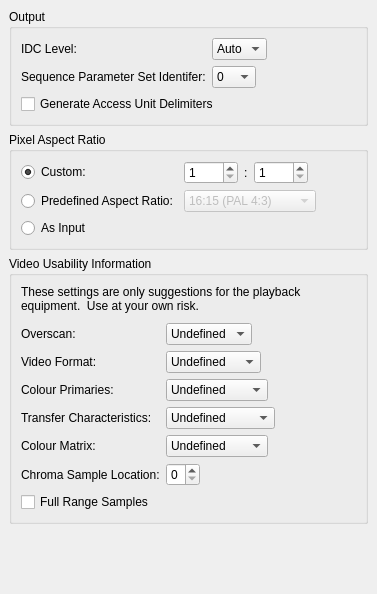
     <widget class="QWidget" name="tab_8" >
      <attribute name="title" >
       <string>Output</string>
      </attribute>
      <layout class="QVBoxLayout" >
       <property name="margin" >
        <number>9</number>
       </property>
       <property name="spacing" >
        <number>6</number>
       </property>
       <item>
        <widget class="QGroupBox" name="groupBox_16" >
         <property name="title" >
          <string>Output</string>
         </property>
         <layout class="QVBoxLayout" >
          <property name="margin" >
           <number>9</number>
          </property>
          <property name="spacing" >
           <number>6</number>
          </property>
          <item>
           <layout class="QGridLayout" >
            <property name="margin" >
             <number>0</number>
            </property>
            <property name="spacing" >
             <number>6</number>
            </property>
            <item row="0" column="1" >
             <layout class="QHBoxLayout" >
              <property name="margin" >
               <number>0</number>
              </property>
              <property name="spacing" >
               <number>6</number>
              </property>
              <item>
               <widget class="QComboBox" name="idcLevelComboBox" >
                <property name="currentIndex" >
                 <number>0</number>
                </property>
                <item>
                 <property name="text" >
                  <string>Auto</string>
                 </property>
                </item>
                <item>
                 <property name="text" >
                  <string>1</string>
                 </property>
                </item>
                <item>
                 <property name="text" >
                  <string>1.1</string>
                 </property>
                </item>
                <item>
                 <property name="text" >
                  <string>1.2</string>
                 </property>
                </item>
                <item>
                 <property name="text" >
                  <string>1.3</string>
                 </property>
                </item>
                <item>
                 <property name="text" >
                  <string>2</string>
                 </property>
                </item>
                <item>
                 <property name="text" >
                  <string>2.1</string>
                 </property>
                </item>
                <item>
                 <property name="text" >
                  <string>2.2</string>
                 </property>
                </item>
                <item>
                 <property name="text" >
                  <string>3</string>
                 </property>
                </item>
                <item>
                 <property name="text" >
                  <string>3.1</string>
                 </property>
                </item>
                <item>
                 <property name="text" >
                  <string>3.2</string>
                 </property>
                </item>
                <item>
                 <property name="text" >
                  <string>4</string>
                 </property>
                </item>
                <item>
                 <property name="text" >
                  <string>4.1</string>
                 </property>
                </item>
                <item>
                 <property name="text" >
                  <string>4.2</string>
                 </property>
                </item>
                <item>
                 <property name="text" >
                  <string>5</string>
                 </property>
                </item>
                <item>
                 <property name="text" >
                  <string>5.1</string>
                 </property>
                </item>
               </widget>
              </item>
              <item>
               <spacer>
                <property name="orientation" >
                 <enum>Qt::Horizontal</enum>
                </property>
                <property name="sizeHint" >
                 <size>
                  <width>40</width>
                  <height>20</height>
                 </size>
                </property>
               </spacer>
              </item>
             </layout>
            </item>
            <item row="1" column="0" >
             <widget class="QLabel" name="label_55" >
              <property name="text" >
               <string>Sequence Parameter Set Identifer:</string>
              </property>
             </widget>
            </item>
            <item row="0" column="0" >
             <widget class="QLabel" name="label_56" >
              <property name="text" >
               <string>IDC Level:</string>
              </property>
             </widget>
            </item>
            <item row="1" column="1" >
             <layout class="QHBoxLayout" >
              <property name="margin" >
               <number>0</number>
              </property>
              <property name="spacing" >
               <number>6</number>
              </property>
              <item>
               <widget class="QComboBox" name="spsiComboBox" >
                <item>
                 <property name="text" >
                  <string>0</string>
                 </property>
                </item>
                <item>
                 <property name="text" >
                  <string>1</string>
                 </property>
                </item>
                <item>
                 <property name="text" >
                  <string>3</string>
                 </property>
                </item>
                <item>
                 <property name="text" >
                  <string>7</string>
                 </property>
                </item>
                <item>
                 <property name="text" >
                  <string>15</string>
                 </property>
                </item>
                <item>
                 <property name="text" >
                  <string>31</string>
                 </property>
                </item>
               </widget>
              </item>
              <item>
               <spacer>
                <property name="orientation" >
                 <enum>Qt::Horizontal</enum>
                </property>
                <property name="sizeHint" >
                 <size>
                  <width>40</width>
                  <height>20</height>
                 </size>
                </property>
               </spacer>
              </item>
             </layout>
            </item>
           </layout>
          </item>
          <item>
           <widget class="QCheckBox" name="accessUnitCheckBox" >
            <property name="text" >
             <string>Generate Access Unit Delimiters</string>
            </property>
           </widget>
          </item>
         </layout>
        </widget>
       </item>
       <item>
        <widget class="QGroupBox" name="groupBox_15" >
         <property name="title" >
          <string>Pixel Aspect Ratio</string>
         </property>
         <layout class="QVBoxLayout" >
          <property name="margin" >
           <number>9</number>
          </property>
          <property name="spacing" >
           <number>6</number>
          </property>
          <item>
           <layout class="QGridLayout" >
            <property name="margin" >
             <number>0</number>
            </property>
            <property name="spacing" >
             <number>6</number>
            </property>
            <item row="0" column="0" >
             <widget class="QRadioButton" name="sarCustomRadioButton" >
              <property name="text" >
               <string>Custom:</string>
              </property>
              <property name="checked" >
               <bool>true</bool>
              </property>
             </widget>
            </item>
            <item row="2" column="0" >
             <widget class="QRadioButton" name="sarAsInputRadioButton" >
              <property name="text" >
               <string>As Input</string>
              </property>
             </widget>
            </item>
            <item row="2" column="1" >
             <layout class="QHBoxLayout" >
              <property name="margin" >
               <number>0</number>
              </property>
              <property name="spacing" >
               <number>6</number>
              </property>
              <item>
               <widget class="QLabel" name="sarAsInputLabel" >
                <property name="enabled" >
                 <bool>false</bool>
                </property>
                <property name="text" >
                 <string/>
                </property>
               </widget>
              </item>
              <item>
               <spacer>
                <property name="orientation" >
                 <enum>Qt::Horizontal</enum>
                </property>
                <property name="sizeHint" >
                 <size>
                  <width>40</width>
                  <height>20</height>
                 </size>
                </property>
               </spacer>
              </item>
             </layout>
            </item>
            <item row="0" column="1" >
             <layout class="QHBoxLayout" >
              <property name="margin" >
               <number>0</number>
              </property>
              <property name="spacing" >
               <number>6</number>
              </property>
              <item>
               <widget class="QSpinBox" name="sarCustomSpinBox1" >
                <property name="maximum" >
                 <number>9999</number>
                </property>
                <property name="minimum" >
                 <number>1</number>
                </property>
                <property name="value" >
                 <number>1</number>
                </property>
               </widget>
              </item>
              <item>
               <widget class="QLabel" name="sarCustomLabel" >
                <property name="text" >
                 <string>:</string>
                </property>
               </widget>
              </item>
              <item>
               <widget class="QSpinBox" name="sarCustomSpinBox2" >
                <property name="maximum" >
                 <number>9999</number>
                </property>
                <property name="minimum" >
                 <number>1</number>
                </property>
                <property name="value" >
                 <number>1</number>
                </property>
               </widget>
              </item>
              <item>
               <spacer>
                <property name="orientation" >
                 <enum>Qt::Horizontal</enum>
                </property>
                <property name="sizeHint" >
                 <size>
                  <width>40</width>
                  <height>20</height>
                 </size>
                </property>
               </spacer>
              </item>
             </layout>
            </item>
            <item row="1" column="0" >
             <widget class="QRadioButton" name="sarPredefinedRadioButton" >
              <property name="text" >
               <string>Predefined Aspect Ratio:</string>
              </property>
             </widget>
            </item>
            <item row="1" column="1" >
             <layout class="QHBoxLayout" >
              <property name="margin" >
               <number>0</number>
              </property>
              <property name="spacing" >
               <number>6</number>
              </property>
              <item>
               <widget class="QComboBox" name="sarPredefinedComboBox" >
                <property name="enabled" >
                 <bool>false</bool>
                </property>
                <item>
                 <property name="text" >
                  <string>16:15 (PAL 4:3)</string>
                 </property>
                </item>
                <item>
                 <property name="text" >
                  <string>64:45 (PAL 16:9)</string>
                 </property>
                </item>
                <item>
                 <property name="text" >
                  <string>8:9 (NTSC 4:3)</string>
                 </property>
                </item>
                <item>
                 <property name="text" >
                  <string>32:27 (NTSC 16:9)</string>
                 </property>
                </item>
               </widget>
              </item>
              <item>
               <spacer>
                <property name="orientation" >
                 <enum>Qt::Horizontal</enum>
                </property>
                <property name="sizeHint" >
                 <size>
                  <width>40</width>
                  <height>20</height>
                 </size>
                </property>
               </spacer>
              </item>
             </layout>
            </item>
           </layout>
          </item>
         </layout>
        </widget>
       </item>
       <item>
        <widget class="QGroupBox" name="groupBox_5" >
         <property name="title" >
          <string>Video Usability Information</string>
         </property>
         <layout class="QVBoxLayout" >
          <property name="margin" >
           <number>9</number>
          </property>
          <property name="spacing" >
           <number>6</number>
          </property>
          <item>
           <widget class="QLabel" name="label_52" >
            <property name="text" >
             <string>These settings are only suggestions for the playback equipment.  Use at your own risk.</string>
            </property>
            <property name="wordWrap" >
             <bool>true</bool>
            </property>
           </widget>
          </item>
          <item>
           <spacer>
            <property name="orientation" >
             <enum>Qt::Vertical</enum>
            </property>
            <property name="sizeType" >
             <enum>QSizePolicy::Fixed</enum>
            </property>
            <property name="sizeHint" >
             <size>
              <width>20</width>
              <height>4</height>
             </size>
            </property>
           </spacer>
          </item>
          <item>
           <layout class="QVBoxLayout" >
            <property name="margin" >
             <number>0</number>
            </property>
            <property name="spacing" >
             <number>6</number>
            </property>
            <item>
             <layout class="QGridLayout" >
              <property name="margin" >
               <number>0</number>
              </property>
              <property name="spacing" >
               <number>6</number>
              </property>
              <item row="3" column="1" >
               <layout class="QHBoxLayout" >
                <property name="margin" >
                 <number>0</number>
                </property>
                <property name="spacing" >
                 <number>6</number>
                </property>
                <item>
                 <widget class="QComboBox" name="transferCharacteristicsComboBox" >
                  <item>
                   <property name="text" >
                    <string>Undefined</string>
                   </property>
                  </item>
                  <item>
                   <property name="text" >
                    <string>BT709</string>
                   </property>
                  </item>
                  <item>
                   <property name="text" >
                    <string>BT470M</string>
                   </property>
                  </item>
                  <item>
                   <property name="text" >
                    <string>BT470BG</string>
                   </property>
                  </item>
                  <item>
                   <property name="text" >
                    <string>Linear</string>
                   </property>
                  </item>
                  <item>
                   <property name="text" >
                    <string>LOG100</string>
                   </property>
                  </item>
                  <item>
                   <property name="text" >
                    <string>LOG316</string>
                   </property>
                  </item>
                  <item>
                   <property name="text" >
                    <string>SMPTEL170M</string>
                   </property>
                  </item>
                  <item>
                   <property name="text" >
                    <string>SMPTE240M</string>
                   </property>
                  </item>
                 </widget>
                </item>
                <item>
                 <spacer>
                  <property name="orientation" >
                   <enum>Qt::Horizontal</enum>
                  </property>
                  <property name="sizeHint" >
                   <size>
                    <width>40</width>
                    <height>20</height>
                   </size>
                  </property>
                 </spacer>
                </item>
               </layout>
              </item>
              <item row="2" column="0" >
               <widget class="QLabel" name="label_19" >
                <property name="text" >
                 <string>Colour Primaries:</string>
                </property>
               </widget>
              </item>
              <item row="0" column="1" >
               <layout class="QHBoxLayout" >
                <property name="margin" >
                 <number>0</number>
                </property>
                <property name="spacing" >
                 <number>6</number>
                </property>
                <item>
                 <widget class="QComboBox" name="overscanComboBox" >
                  <item>
                   <property name="text" >
                    <string>Undefined</string>
                   </property>
                  </item>
                  <item>
                   <property name="text" >
                    <string>Show</string>
                   </property>
                  </item>
                  <item>
                   <property name="text" >
                    <string>Crop</string>
                   </property>
                  </item>
                 </widget>
                </item>
                <item>
                 <spacer>
                  <property name="orientation" >
                   <enum>Qt::Horizontal</enum>
                  </property>
                  <property name="sizeHint" >
                   <size>
                    <width>40</width>
                    <height>20</height>
                   </size>
                  </property>
                 </spacer>
                </item>
               </layout>
              </item>
              <item row="4" column="1" >
               <layout class="QHBoxLayout" >
                <property name="margin" >
                 <number>0</number>
                </property>
                <property name="spacing" >
                 <number>6</number>
                </property>
                <item>
                 <widget class="QComboBox" name="colourMatrixComboBox" >
                  <item>
                   <property name="text" >
                    <string>Undefined</string>
                   </property>
                  </item>
                  <item>
                   <property name="text" >
                    <string>BT709</string>
                   </property>
                  </item>
                  <item>
                   <property name="text" >
                    <string>FCC</string>
                   </property>
                  </item>
                  <item>
                   <property name="text" >
                    <string>BT470BG</string>
                   </property>
                  </item>
                  <item>
                   <property name="text" >
                    <string>SMPTE170M</string>
                   </property>
                  </item>
                  <item>
                   <property name="text" >
                    <string>SMPTE240M</string>
                   </property>
                  </item>
                  <item>
                   <property name="text" >
                    <string>GBR</string>
                   </property>
                  </item>
                  <item>
                   <property name="text" >
                    <string>YCgCo</string>
                   </property>
                  </item>
                 </widget>
                </item>
                <item>
                 <spacer>
                  <property name="orientation" >
                   <enum>Qt::Horizontal</enum>
                  </property>
                  <property name="sizeHint" >
                   <size>
                    <width>40</width>
                    <height>20</height>
                   </size>
                  </property>
                 </spacer>
                </item>
               </layout>
              </item>
              <item row="4" column="0" >
               <widget class="QLabel" name="label_47" >
                <property name="text" >
                 <string>Colour Matrix:</string>
                </property>
               </widget>
              </item>
              <item row="1" column="1" >
               <layout class="QHBoxLayout" >
                <property name="margin" >
                 <number>0</number>
                </property>
                <property name="spacing" >
                 <number>6</number>
                </property>
                <item>
                 <widget class="QComboBox" name="videoFormatComboBox" >
                  <property name="currentIndex" >
                   <number>0</number>
                  </property>
                  <item>
                   <property name="text" >
                    <string>Undefined</string>
                   </property>
                  </item>
                  <item>
                   <property name="text" >
                    <string>Component</string>
                   </property>
                  </item>
                  <item>
                   <property name="text" >
                    <string>PAL</string>
                   </property>
                  </item>
                  <item>
                   <property name="text" >
                    <string>NTSC</string>
                   </property>
                  </item>
                  <item>
                   <property name="text" >
                    <string>SECAM</string>
                   </property>
                  </item>
                  <item>
                   <property name="text" >
                    <string>MAC</string>
                   </property>
                  </item>
                 </widget>
                </item>
                <item>
                 <spacer>
                  <property name="orientation" >
                   <enum>Qt::Horizontal</enum>
                  </property>
                  <property name="sizeHint" >
                   <size>
                    <width>40</width>
                    <height>20</height>
                   </size>
                  </property>
                 </spacer>
                </item>
               </layout>
              </item>
              <item row="2" column="1" >
               <layout class="QHBoxLayout" >
                <property name="margin" >
                 <number>0</number>
                </property>
                <property name="spacing" >
                 <number>6</number>
                </property>
                <item>
                 <widget class="QComboBox" name="colourPrimariesComboBox" >
                  <item>
                   <property name="text" >
                    <string>Undefined</string>
                   </property>
                  </item>
                  <item>
                   <property name="text" >
                    <string>BT709</string>
                   </property>
                  </item>
                  <item>
                   <property name="text" >
                    <string>BT470M</string>
                   </property>
                  </item>
                  <item>
                   <property name="text" >
                    <string>BT470BG</string>
                   </property>
                  </item>
                  <item>
                   <property name="text" >
                    <string>SMPTE170M</string>
                   </property>
                  </item>
                  <item>
                   <property name="text" >
                    <string>SMPTE240M</string>
                   </property>
                  </item>
                  <item>
                   <property name="text" >
                    <string>Film</string>
                   </property>
                  </item>
                 </widget>
                </item>
                <item>
                 <spacer>
                  <property name="orientation" >
                   <enum>Qt::Horizontal</enum>
                  </property>
                  <property name="sizeHint" >
                   <size>
                    <width>40</width>
                    <height>20</height>
                   </size>
                  </property>
                 </spacer>
                </item>
               </layout>
              </item>
              <item row="3" column="0" >
               <widget class="QLabel" name="label_48" >
                <property name="text" >
                 <string>Transfer Characteristics:</string>
                </property>
               </widget>
              </item>
              <item row="5" column="0" >
               <widget class="QLabel" name="label_49" >
                <property name="text" >
                 <string>Chroma Sample Location:</string>
                </property>
               </widget>
              </item>
              <item row="5" column="1" >
               <layout class="QHBoxLayout" >
                <property name="margin" >
                 <number>0</number>
                </property>
                <property name="spacing" >
                 <number>6</number>
                </property>
                <item>
                 <widget class="QSpinBox" name="chromaSampleSpinBox" >
                  <property name="maximum" >
                   <number>4</number>
                  </property>
                 </widget>
                </item>
                <item>
                 <spacer>
                  <property name="orientation" >
                   <enum>Qt::Horizontal</enum>
                  </property>
                  <property name="sizeHint" >
                   <size>
                    <width>40</width>
                    <height>20</height>
                   </size>
                  </property>
                 </spacer>
                </item>
               </layout>
              </item>
              <item row="1" column="0" >
               <widget class="QLabel" name="label_50" >
                <property name="text" >
                 <string>Video Format:</string>
                </property>
               </widget>
              </item>
              <item row="0" column="0" >
               <widget class="QLabel" name="label_51" >
                <property name="text" >
                 <string>Overscan:</string>
                </property>
               </widget>
              </item>
             </layout>
            </item>
            <item>
             <widget class="QCheckBox" name="fullRangeSamplesCheckBox" >
              <property name="text" >
               <string>Full Range Samples</string>
              </property>
             </widget>
            </item>
           </layout>
          </item>
         </layout>
        </widget>
       </item>
       <item>
        <spacer>
         <property name="orientation" >
          <enum>Qt::Vertical</enum>
         </property>
         <property name="sizeHint" >
          <size>
           <width>20</width>
           <height>61</height>
          </size>
         </property>
        </spacer>
       </item>
      </layout>
     </widget>
